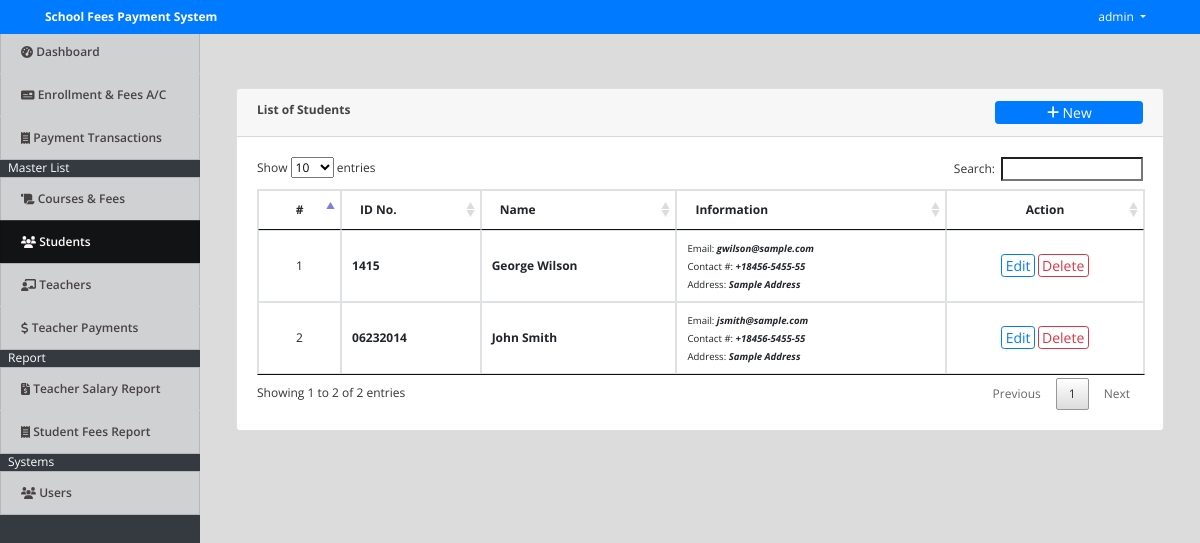
The app's page /index.php?page=students (signed in) with its own data.
### tables this page shows
CREATE TABLE `student` (
  `id` int(30) NOT NULL,
  `id_no` varchar(100) NOT NULL,
  `name` text NOT NULL,
  `contact` varchar(100) NOT NULL,
  `address` text NOT NULL,
  `email` varchar(200) NOT NULL,
  `date_created` datetime NOT NULL DEFAULT current_timestamp()
);

### students.php (the view, shortened to what this page needs)
<?php include('db_connect.php');?>
<div class="container-fluid">
	<div class="col-lg-12">
		<div class="row">
			<div class="col-md-12">
				<div class="card">
					<div class="card-header">
						<b>List of Students </b>
						<span class="float:right"><a class="btn btn-primary btn-block btn-sm col-sm-2 float-right" href="javascript:void(0)" id="new_student">
					<i class="fa fa-plus"></i> New
				</a></span>
					</div>
					<div class="card-body">
						<table class="table table-condensed table-bordered table-hover">
							<thead>
								<tr>
									<th class="text-center">#</th>
									<th class="">ID No.</th>
									<th class="">Name</th>
									<th class="">Information</th>
									<th class="text-center">Action</th>
								</tr>
							</thead>
							<tbody>
								<?php
								$i = 1;
								$student = $conn->query("SELECT * FROM student order by name asc ");
								while($row=$student->fetch_assoc()):
								?>
								<tr>
									<td class="text-center"><?php echo $i++ ?></td>
									<td>
										<p> <b><?php echo $row['id_no'] ?></b></p>
									</td>
									<td>
										<p> <b><?php echo ucwords($row['name']) ?></b></p>
									</td>
									<td class="">
										 <p><small>Email: <i><b><?php echo $row['email'] ?></i></small></p>
										 <p><small>Contact #: <i><b><?php echo $row['contact'] ?></i></small></p>
										 <p><small>Address: <i><b><?php echo $row['address'] ?></i></small></p>
									</td>
									<td class="text-center">
										<button class="btn btn-sm btn-outline-primary edit_student" type="button" data-id="<?php echo $row['id'] ?>" >Edit</button>
										<button class="btn btn-sm btn-outline-danger delete_student" type="button" data-id="<?php echo $row['id'] ?>">Delete</button>
									</td>
								</tr>
								<?php endwhile; ?>
							</tbody>
						</table>
					</div>
				</div>
			</div>
		</div>
	</div>
</div>

### assets/css/style.css (style rules this page uses)
body { font-family: "Open Sans", sans-serif; color: #444444; width: 100%; height: calc(100%); font-size: 12px; }
a { color: #1977cc; }
.btn-sm { padding: .0001rem .2rem; }

### index.php (style rules this page uses)
body { background: #80808045; }

### students.php (style rules this page uses)
td { vertical-align: middle !important; }
td p { margin: unset }

### records on screen
student: id_no "1415", name "George Wilson", email "gwilson@sample.com", contact "+18456-5455-55", address "Sample Address"
student: id_no "06232014", name "John Smith", email "jsmith@sample.com", contact "+18456-5455-55", address "Sample Address"

### other values on screen
$_SESSION['system']['name'] "School Fees Payment System"
$_SESSION['login_name'] "admin"
